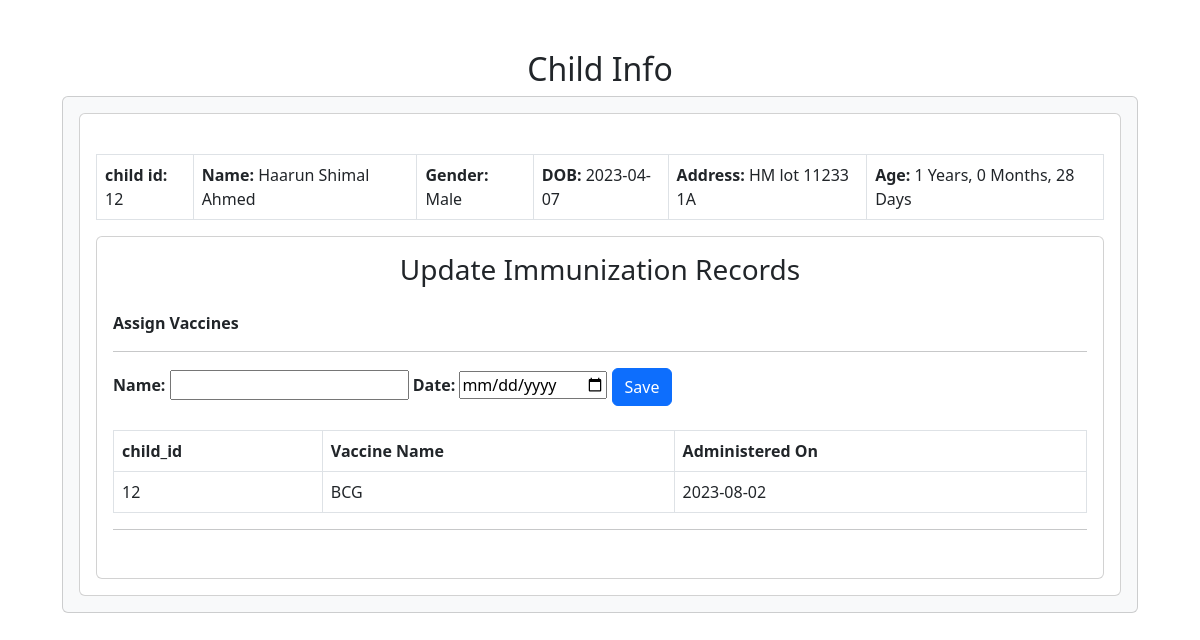
The app's page /adminchild.php?id=12 with its own data.
### tables this page shows
CREATE TABLE `children` (
  `child_id` int(255) NOT NULL,
  `parents_id` int(255) NOT NULL,
  `Name` text NOT NULL,
  `Gender` text NOT NULL,
  `DOB` date NOT NULL,
  `NID` text NOT NULL,
  `Address` varchar(255) NOT NULL,
  `data` varchar(25) NOT NULL
);

CREATE TABLE `child_vaccines` (
  `id` int(25) NOT NULL,
  `child_id` int(11) NOT NULL,
  `Date` date NOT NULL,
  `Name` varchar(25) NOT NULL
);

### adminchild.php (the view, shortened to what this page needs)
<?php
include_once('connects.php');
$id = $_GET['id'];
?>
<!DOCTYPE html>
<html lang="en">
<head>
  <link rel="stylesheet" href="parents.css">
  <link href="https://cdn.jsdelivr.net/npm/bootstrap@5.3.0-alpha3/dist/css/bootstrap.min.css" rel="stylesheet">
</head>
<body>
  <div class="container-fluid">
    <h2 style="text-align: center;">Child Info</h2>
    <div class="card bg-light">
      <div class="card-body text-left">
        <div class="card">
          <div class="card-body">
            <table class="table bg-light table-bordered table-responsive">
              <?php
              if (isset($_GET['id'])) {
                $child_id = "SELECT * FROM children where child_id = '" . $id . "'";
                $result = $mysqli->query($child_id);
              }
              if ($result->num_rows > 0) {
                while ($rows = $result->fetch_assoc()) {
              ?>
                  <td><b>child id: </b><?php echo $rows['child_id']; ?></td>
                  <td><b>Name:</b> <?php echo $rows['Name']; ?></td><br>
                  <td><b>Gender: </b><?php echo $rows["Gender"]; ?></td>
                  <td><b>DOB: </b><?php echo $rows["DOB"]; ?></td>
                  <td><b>Address: </b><?php echo $rows['Address']; ?></td>
                  <td><b> Age: </b><?php
                                    $dob = $rows['DOB'];
                                    $dob = new DateTime($dob);
                                    $now = new DateTime();
                                    $diff = $now->diff($dob);
                                    echo   $diff->y . ' Years, ' . $diff->m . ' Months, ' . $diff->d . ' Days';
                                    ?>
                  </td>
          </div>
        </div>
        <div class="card">
          <h3 style="text-align: center;" class="mt-3">Update Immunization Records</h3>
          <div class="card-body">
            <form action="immunization.php" method="POST">
              <div class="form-group">
                <p><b>Assign Vaccines</b></p>
                <hr>
                <div class="registration">
                  <form method="post" action="immunization.php">
                    <b>Name:</b> <input type="text" name="Name" value="">
                    <b>Date: </b> <input type="date" name="date" value="Date">
                    <button type="submit" name="submit" class="btn btn-primary">Save</button>
                  </form>
                </div>
                <br>
                <div class="table-responsive">
                  <table class="table table-bordered">
                    <tr class="bg-dark text-white">
                      <th>child_id</th>
                      <th>Vaccine Name</th>
                      <th>Administered On</th>
                    </tr>
                    <?php
                    $sql = "SELECT * FROM child_vaccines where child_id = '" . $id . "'";
                    $result = $mysqli->query($sql);
                    if ($result->num_rows > 0) {
                      while ($rows = $result->fetch_assoc()) {
                    ?>
                        <tr>
                          <td><?php echo $rows['child_id']; ?></td>
                          <td><?php echo $rows['Name']; ?></td>
                          <td><?php echo $rows['Date']; ?></td>
                        </tr>
                    <?php
                      }
                    }
                    ?>
                  </table>
                  <hr>
                </div>
            </form>
          </div>
        </div>
    <?php
                }
              }
    ?>
      </div>
    </div>
  </div>
</body>
</html>

### parents.css (style rules this page uses)
body { padding: 50px; box-sizing: border-box; margin: 50px; align-items: center; }
table { width: 100%; }
table, th, td { padding: 14px 18px; border: 1px solid gray; border-collapse: collapse; }
td { text-align: left; }

### records on screen
children: child_id "12", Name "Haarun Shimal Ahmed", Gender "Male", DOB "2023-04-07", Address "HM lot 11233 1A", DOB "1", DOB "0", DOB "28"
child_vaccines: child "12", Name "BCG", Date "2023-08-02"
